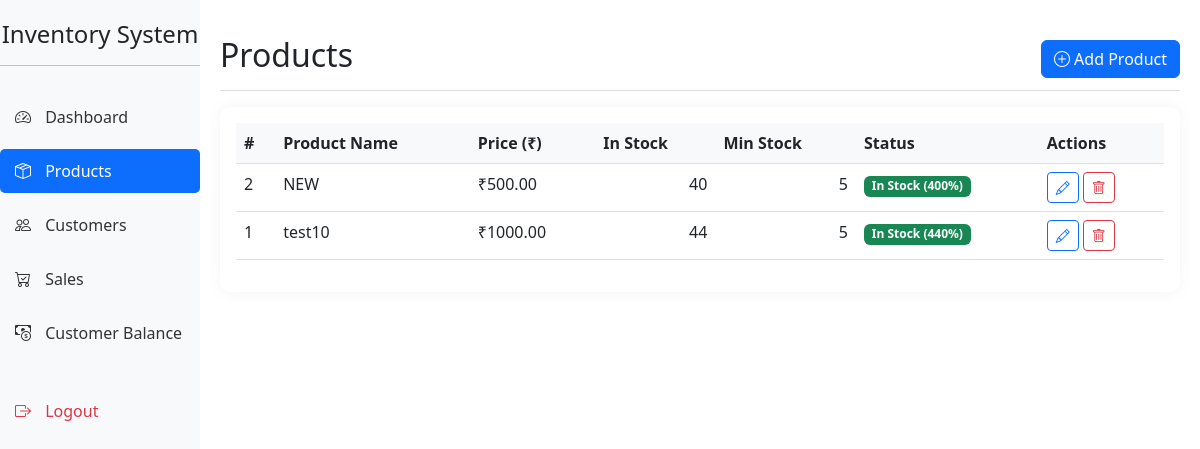
The page /products (signed in) on the database its author committed.
### app.py (models this page shows)
class Product(db.Model):
    id = db.Column(db.Integer, primary_key=True)
    name = db.Column(db.String(100), nullable=False)
    price = db.Column(db.Float, nullable=False)
    quantity = db.Column(db.Integer, nullable=False)
    min_stock = db.Column(db.Integer, default=5)

### app.py (the view)
@app.route('/products')
@login_required
def products():
    all_products = Product.query.order_by(Product.name).all()
    return render_template('products.html', products=all_products)

### app.py (called while the page is built)
@login_manager.user_loader
def load_user(user_id):
    return db.session.get(User, int(user_id))

### templates/products.html (shortened to what this page needs)
{% extends "base.html" %}
{% block content %}
<div class="d-flex justify-content-between flex-wrap flex-md-nowrap align-items-center pt-3 pb-2 mb-3 border-bottom">
    <h1 class="h2">Products</h1>
    <div class="btn-toolbar mb-2 mb-md-0">
        <a href="{{ url_for('add_product') }}" class="btn btn-primary">
            <i class="bi bi-plus-circle"></i> Add Product
        </a>
    </div>
</div>
<div class="card">
    <div class="card-body">
        {% if products %}
        <div class="table-responsive">
            <table class="table table-hover">
                <thead>
                    <tr>
                        <th>#</th>
                        <th>Product Name</th>
                        <th>Price (₹)</th>
                        <th>In Stock</th>
                        <th>Min Stock</th>
                        <th>Status</th>
                        <th>Actions</th>
                    </tr>
                </thead>
                <tbody>
                    {% for product in products %}
                    <tr>
                        <td>{{ product.id }}</td>
                        <td>{{ product.name }}</td>
                        <td>₹{{ "%.2f"|format(product.price) }}</td>
                        <td class="text-end">{{ product.quantity }}</td>
                        <td class="text-end">{{ product.min_stock }}</td>
                        <td>
                            {% if product.quantity <= 0 %}
                                <span class="badge bg-danger">Out of Stock</span>
                            {% elif product.quantity <= (product.min_stock|default(5, true)) %}
                                <span class="badge bg-warning">Low Stock</span>
                            {% else %}
                                <span class="badge bg-success">In Stock ({{ ((product.quantity / (product.min_stock|default(5, true) * 2)) * 100)|int }}%)</span>
                            {% endif %}
                        </td>
                        <td>
                            <a href="{{ url_for('edit_product', product_id=product.id) }}" class="btn btn-sm btn-outline-primary">
                                <i class="bi bi-pencil"></i>
                            </a>
                            <button class="btn btn-sm btn-outline-danger" onclick="deleteProduct({{ product.id }})">
                                <i class="bi bi-trash"></i>
                            </button>
                        </td>
                    </tr>
                    {% endfor %}
                </tbody>
            </table>
        </div>
        {% endif %}
    </div>
</div>
{% endblock %}

### templates/base.html (style rules this page uses)
.card { margin-bottom: 20px; border: none; border-radius: 10px; box-shadow: 0 0 15px rgba(0,0,0,0.05); }
.table th { font-weight: 600; background-color: #f8f9fa; }

### rows shown on the page
Product: id "2", name "NEW", price "500.00", quantity "40", min_stock "5", quantity+min_stock "400"
Product: id "1", name "test10", price "1000.00", quantity "44", min_stock "5", quantity+min_stock "440"
